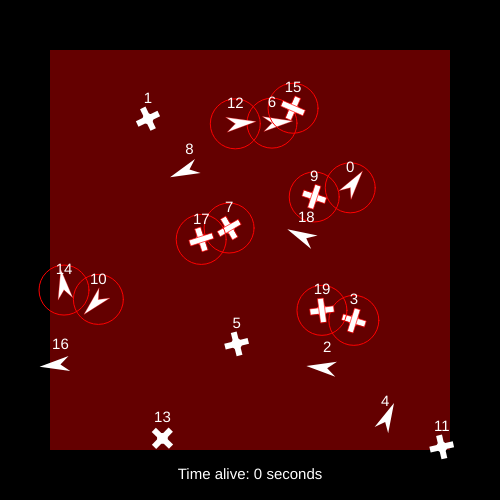
Frame 1 (no input)
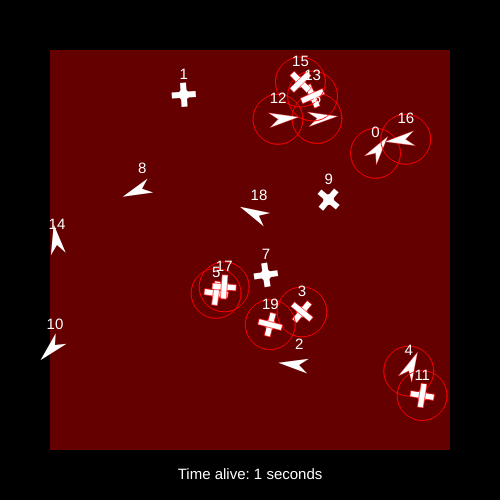
Frame 60 (no input)
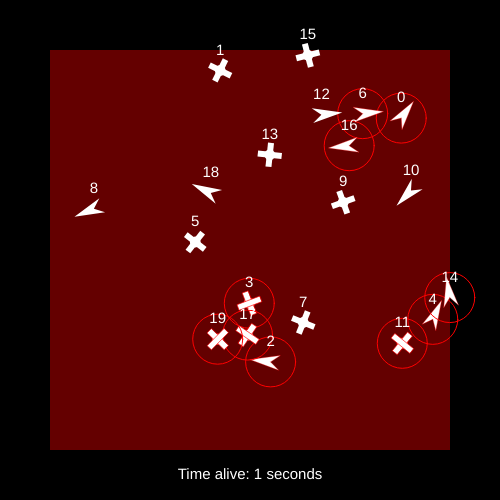
Frame 120 (the mouse pressed at the canvas centre since frame 60)

The p5.js sketch that drew these frames (run headless with seeded random() and noise() and a simulated clock; from frame 60 on, the mouse is pressed at the canvas centre):

// p5.js sketch
// ── sketch.js

const screenWidth = 500;
const screenHeight = 500;
const frames = 60;
const apWidth = 50
const apHeight = 70
const apTail = 30
const rotAngle = 90
let airfield;

function setup() {
  let time = frameCount;

  createCanvas(screenWidth, screenHeight);
  background(200);
  angleMode(DEGREES);
  airField = new AirField(400,400,10);
}

function draw() {
  frameRate(frames)
  background(0);
  airField.checkPlanes();
  airField.flyPlanes();
  airField.showLabels();
}
// ── AirField.js
class AirField {
    constructor(afWidth, afHeight, num) {
        this.planes = [];
        this.airFieldWidth = afWidth;
        this.airFieldHeight = afHeight;
        this.num = num;
        this.generatePlanes(this.num);
        this.color = color(255, 0, 0, 100);
        this.startTime = millis(); // Store the start time
        this.timer = 0; // Initialize the timer to 0
    }

    checkPlanes() {
        for (let i = 0; i < this.planes.length; i++) {
            for (let j = i + 1; j < this.planes.length; j++) {
                let distance = p5.Vector.sub(this.planes[i].pos, this.planes[j].pos).mag();
                this.timer = Math.round((millis() - this.startTime) / 1000); // Calculate elapsed time in seconds

                if (distance <= 10) {
                    console.log("Game over after " + this.timer + " seconds");
                    this.startTime = millis(); // Reset the start time
                } else if (distance < 40) {
                    this.planes[i].alert = true;
                    this.planes[j].alert = true;
                }
            }
        }
    }

    showLabels() {
        fill(255, 255, 255);
        textSize(15);
        textAlign(CENTER, CENTER);
        this.planes.forEach((plane, i) => {
            push();
            text(i, plane.pos.x + width / 2, plane.pos.y + height / 2 - 20);
            pop();
        });
        fill(255, 255, 255);
        textAlign(CENTER, CENTER);
        text("Time alive: " + this.timer + " seconds", width / 2, height - 25);
    }

    generatePlanes(num) {
        for (let i = 0; i < this.num; i++) {
            this.planes.push(new Plane(this.airFieldWidth, this.airFieldHeight), new Helicopter(this.airFieldWidth, this.airFieldHeight));
        }
    }

    flyPlanes() {
        push();
        translate(width / 2, height / 2);
        noStroke();
        fill(this.color);
        rectMode(CENTER);
        rect(0, 0, this.airFieldWidth, this.airFieldHeight);

        this.planes.forEach((plane) => {
            plane.step();
            plane.render();
            plane.checkLimits();
            plane.alert = false;
        });
        pop();
    }
}

// ── FlyMobile.js
class FlyMobile {
    constructor(afWidth, afHeight) {
        this.speed = createVector(random(-1, 1), random(-1, 1));
        this.pos = createVector(random(-afWidth / 2, afWidth / 2), random(-afHeight / 2, afHeight / 2));
        this.afWidth = afWidth;
        this.afHeight = afHeight;
        this.altitude = Math.random() >= 0.5 ? 1000 : 2000;
        this.alert = false;
        this.rotation = createVector(atan2(this.speed.y, this.speed.x) + 90, 0, 0);
        this.size = 1; // Add the size property and initialize it
    }
    render() {
        push()
        translate(this.pos.x, this.pos.y)
        if (this.alert == true) {
            noFill()
            stroke(255, 0, 0)
            circle(0, 0, 50)
        }
        fill(255)
        rotate(this.rotation.x)
        scale(this.size)
    }
    turn() {
        let rand = random(1, 60);
        this.rotation.setHeading(this.rotation.heading() * rand + 180); // Use heading() to set the rotation angle
        this.speed.setHeading(this.rotation.heading() * rand);
    }

    slow() {
        this.speed.mult(random(-0.5, -1.5));
    }

    speedUp() {
        this.speed.mult(random(0.5, 1.5));
    }

    step() {
        this.pos.x += this.speed.x;
        this.pos.y += this.speed.y;
    }

    checkLimits() {
        if (this.pos.x > this.afWidth / 2) {
            this.pos.y = map(this.pos.y, -this.afHeight, this.afHeight, this.afHeight, -this.afHeight);
            this.pos.x = -this.afWidth / 2;
        }

        if (this.pos.x < -this.afWidth / 2) {
            this.pos.y = map(this.pos.y, -this.afHeight, this.afHeight, this.afHeight, -this.afHeight);
            this.pos.x = this.afWidth / 2;
        }

        if (this.pos.y > this.afHeight / 2) {
            this.pos.x = map(this.pos.x, -this.afWidth, this.afWidth, this.afWidth, -this.afWidth);
            this.pos.y = -this.afHeight / 2;
        }

        if (this.pos.y < -this.afHeight / 2) {
            this.pos.x = map(this.pos.x, -this.afWidth, this.afWidth, this.afWidth, -this.afWidth);
            this.pos.y = this.afHeight / 2;
        }
    }
}


// ── Helicopter.js
class Helicopter extends FlyMobile {
    constructor(afWidth, afHeight) {
        super(afWidth, afHeight)
        this.size = 0.6;
        this.heliSize = 30
        this.angle = 1;
        this.width = this.size * this.heliSize
        this.height = (this.size * this.heliSize) / 1;
    }

    render() {
        super.render()
        // this.turn()
        ellipse(0, 0, this.width, this.height, 2)
            rotate(frameCount * 8  ); 
            rect(0, 0, 10, 40);
            rect(0, 0, 40, 10);
        //  ellipse(0, 0, this.width)
        pop()
    }
    turn() {
        super.turn()
    }
    slow() {
        super.slow()
    }
    speed() {
        super.speedUp()
    }
    step() {
        super.step()
    }

    checkLimits() {
        super.checkLimits()
    }
}
// ── Plane.js
class Plane extends FlyMobile {
    constructor(afWidth, afHeight) {
        super(afWidth, afHeight);
        this.size = 0.3;
    }

    render() {
        push();
        beginShape();
        translate(this.pos.x, this.pos.y);
        if (this.alert) {
            noFill();
            stroke(255, 0, 0);
            circle(0, 0, 50);
        }
        fill(255);
        rotate(this.rotation.x);
        scale(this.size);
        vertex(0, 0);
        vertex(apWidth / 2, apTail);
        vertex(0, -apHeight);
        vertex(-(apWidth / 2), apTail);
        vertex(0, 0);
        endShape();
        pop();
    }

    slow() {
        this.speed.mult(random(0.5, 0.9));
    }

    speedUp() {
        this.speed.mult(random(0.5, 1.5));
    }

    step() {
        this.pos.x += this.speed.x;
        this.pos.y += this.speed.y;
    }
    checkLimits(){
      
        if(this.pos.x > this.afWidth/2){ 
            this.pos.y = (map(this.pos.y, -this.afHeight, this.afHeight, this.afHeight, -this.afHeight ) )
            console.log("yes");
            this.pos.x = -this.afWidth/2;
        }

        if(this.pos.x < -this.afWidth/2){ 
            this.pos.y = (map(this.pos.y, -this.afHeight, this.afHeight, this.afHeight, -this.afHeight ) )
            
            this.pos.x = this.afWidth/2;
        }
    
        if(this.pos.y > this.afHeight/2){ 
            this.pos.x = (map(this.pos.x, -this.afWidth, this.afWidth, this.afWidth, -this.afWidth) )
          
            this.pos.y = -this.afHeight/2;
        }

        if(this.pos.y < -this.afHeight/2){ 
            this.pos.x = (map(this.pos.x, -this.afWidth, this.afWidth, this.afWidth, -this.afWidth) )
          
            this.pos.y = this.afHeight/2;
        }

       
    }
    
}
